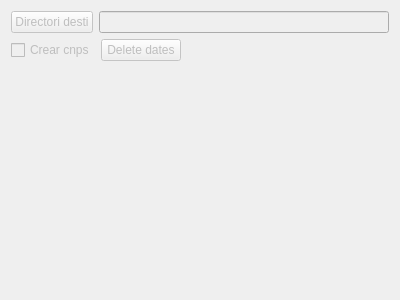
<?xml version="1.0" encoding="UTF-8"?>
<ui version="4.0">
 <class>CreateCnps</class>
 <widget class="QWidget" name="CreateCnps">
  <property name="geometry">
   <rect>
    <x>0</x>
    <y>0</y>
    <width>400</width>
    <height>300</height>
   </rect>
  </property>
  <property name="windowTitle">
   <string>Form</string>
  </property>
  <layout class="QVBoxLayout" name="verticalLayout_2">
   <item>
    <layout class="QVBoxLayout" name="verticalLayout">
     <item>
      <layout class="QHBoxLayout" name="horizontalLayout">
       <item>
        <widget class="QPushButton" name="pushButtonFolderOutCnps">
         <property name="enabled">
          <bool>false</bool>
         </property>
         <property name="text">
          <string>Directori desti</string>
         </property>
        </widget>
       </item>
       <item>
        <widget class="QLineEdit" name="lineEditFolderOutCnps">
         <property name="enabled">
          <bool>false</bool>
         </property>
         <property name="toolTip">
          <string/>
         </property>
         <property name="inputMask">
          <string/>
         </property>
         <property name="dragEnabled">
          <bool>false</bool>
         </property>
         <property name="readOnly">
          <bool>true</bool>
         </property>
        </widget>
       </item>
      </layout>
     </item>
     <item>
      <layout class="QHBoxLayout" name="horizontalLayout_2">
       <item>
        <widget class="QCheckBox" name="checkBoxCreaCnps">
         <property name="enabled">
          <bool>false</bool>
         </property>
         <property name="text">
          <string>Crear cnps</string>
         </property>
        </widget>
       </item>
       <item>
        <widget class="QPushButton" name="pushButtonDeleteDatesCnps">
         <property name="enabled">
          <bool>false</bool>
         </property>
         <property name="text">
          <string>Delete dates</string>
         </property>
        </widget>
       </item>
       <item>
        <spacer name="horizontalSpacer">
         <property name="orientation">
          <enum>Qt::Horizontal</enum>
         </property>
         <property name="sizeHint" stdset="0">
          <size>
           <width>40</width>
           <height>20</height>
          </size>
         </property>
        </spacer>
       </item>
      </layout>
     </item>
     <item>
      <spacer name="verticalSpacer">
       <property name="orientation">
        <enum>Qt::Vertical</enum>
       </property>
       <property name="sizeHint" stdset="0">
        <size>
         <width>20</width>
         <height>40</height>
        </size>
       </property>
      </spacer>
     </item>
    </layout>
   </item>
  </layout>
 </widget>
 <resources/>
 <connections/>
</ui>
